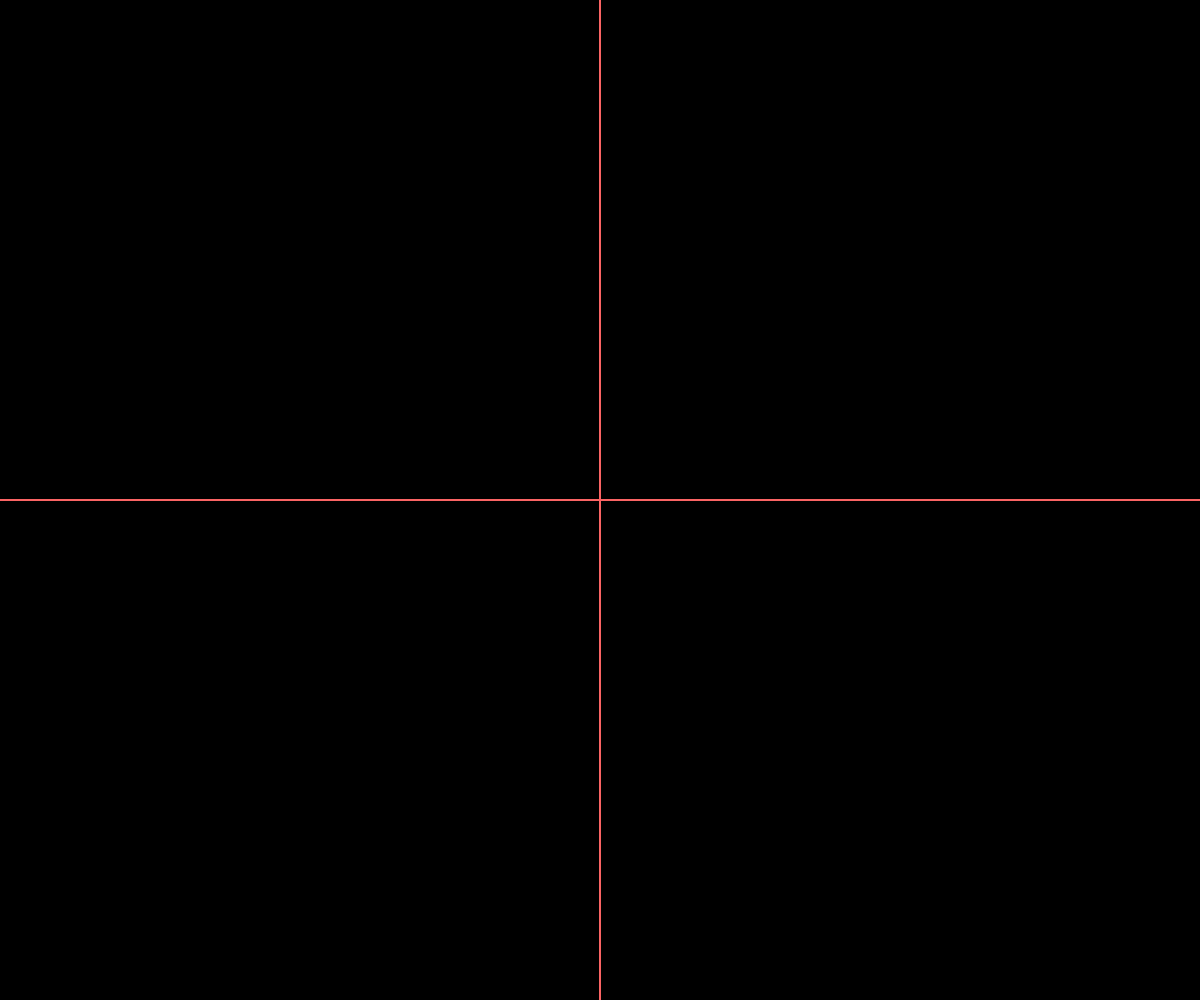
Frame 1 (no input)
Frame 60 (no input): identical to frame 1, image omitted
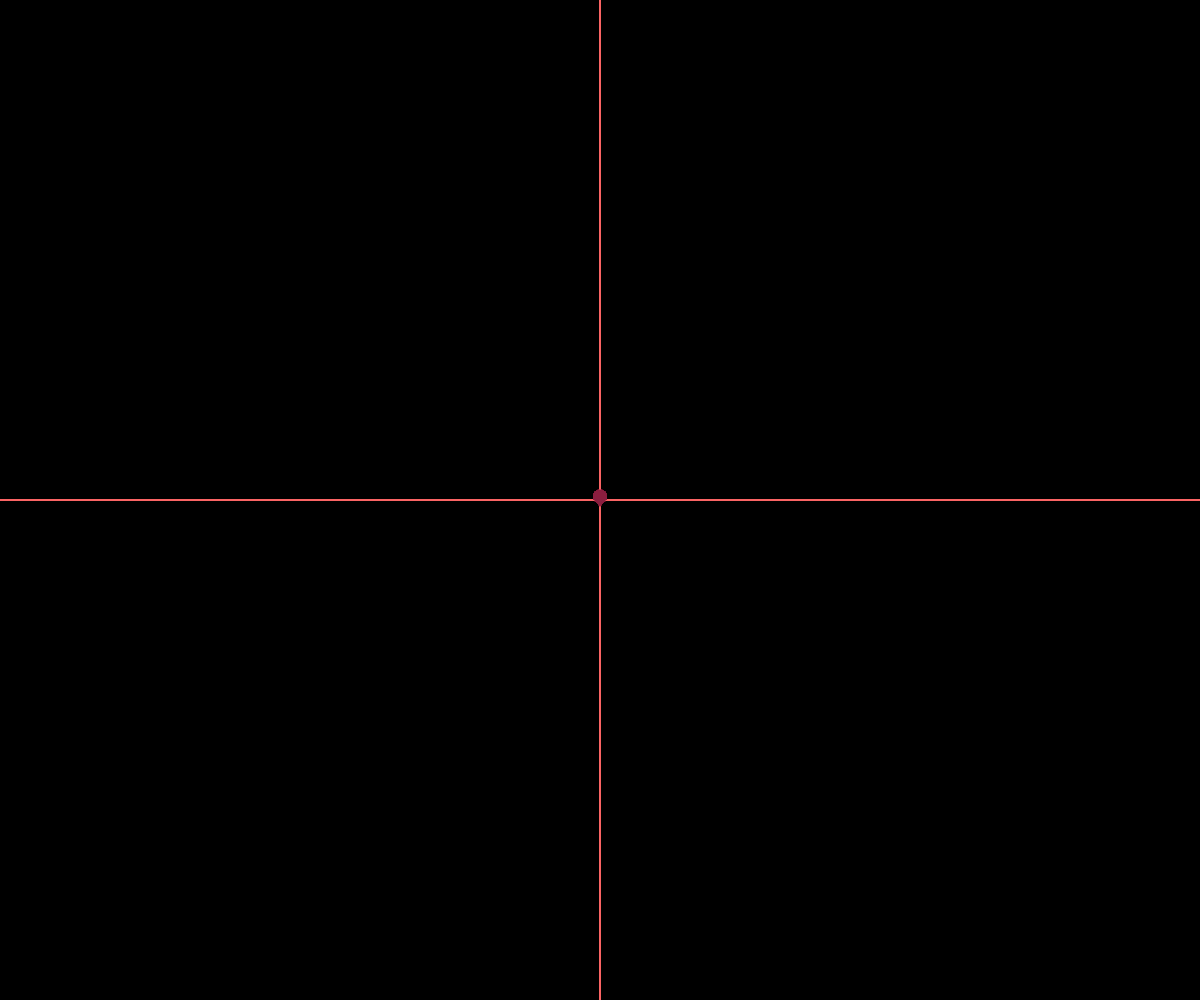
Frame 120 (the mouse pressed at the canvas centre since frame 60)

The p5.js sketch that drew these frames (run headless with seeded random() and noise() and a simulated clock; from frame 60 on, the mouse is pressed at the canvas centre):

// p5.js sketch
// ── sketch.js
let y = (x_, y_) => {
  return -3 * x_
}
let x = (x_, y_) => {
  return -y_
}

class Walker {
  constructor (x_, y_, c_ = 0xFFFFFF, s_ = 7, speed_ = 5) {
    this.x = x_
    this.y = y_
    this.size = s_
    this.color = c_
    this.speed = speed_
    this.nV = createVector(0, 0)
  }

  move (dx_, dy_) {
    this.nV.x = dx_(this.x, this.y)
    this.nV.y = dy_(this.x, this.y)
    this.nV.normalize() // Normalized Vector
    this.x += - this.speed * this.nV.x
    this.y += - this.speed * this.nV.y
  }

  draw () {
    fill(this.color)
    push()
    translate(width / 2, height / 2)
    translate(this.x, this.y)
    rotate(-atan2(-this.nV.x, -this.nV.y))
    circle(0, -this.size / 2, 2 * this.size)
    rect(-this.size, -this.size / 2, 2 * this.size, this.size / 2)
    triangle(-this.size, -this.size / 2, this.size, -this.size / 2, 0, this.size)
    pop()
  }
}

const colors = [
  '#8B1E3F', '#3C153B', '#89BD9E', '#F0C987', '#DB4C40', '#C78283', '#607196'
]
let currentColor = 0
const walkers = []
let SCALE = 1

function setup () {
  createCanvas(windowWidth, windowHeight)
  fill(250)
  background(0)
  noStroke()
}

function mousePressed () {
  walkers.push(new Walker(mouseX - width / 2, mouseY - height / 2, colors[currentColor]))
  currentColor = (currentColor >= colors.length - 2) ? 0 : currentColor + 1
}

function draw () {
  background(0, 5)
  strokeWeight(2)
  stroke(250, 100, 100)
  line(width / 2, 0, width / 2, height)
  line(0, height / 2, width, height / 2)
  noStroke()
  for (let i = 0; i < walkers.length; i++) {
    walkers[i].move(x, y)
    walkers[i].draw()
  }
  for (let i = 0; i < walkers.length; i++) {
    let cw = walkers[i]
    if (cw.x > 2 * width || cw.x < -2 * width || cw.y < -2 * height || cw.y > 2 * height) {
      walkers.splice(i, 1)
      i--
    }
  }
}

// ── DiffEquationFractal.js
// function lE (xn, r) {
//   return r * xn * (1 - xn)
// }
//
// function lEE (r_, i_) {
//   let ret = 0.8
//   for (let i = 0; i < i_; i++) {
//     ret = lE(ret, r_)
//   }
//   return ret
// }
//
// function setup () {
//   canv = createCanvas(windowWidth - 10, windowHeight)
//   noStroke()
// }
//
// let xp = 10
// let cl = 0.8
//
// function draw () {
//   if (cl < 0 || cl > height) cl = 0.8
//   fill(220, 50)
//   if (xp > width) xp = 10
//   cl = lE(cl, 4 * xp / width)
//   circle(xp += 10, height / 2 + 500 * cl, 20)
// }
function lE (xn, r) {
  return r * xn * (1 - xn)
}

function lEE (r_, i_) {
  let ret = 0.8
  for (let i = 0; i < i_; i++) {
    ret = lE(ret, r_)
  }
  return ret
}

function setup () {
  canv = createCanvas(windowWidth - 10, windowHeight)
  noStroke()
  background(0)
}

let l = 0.8
let R = 2
let xp = 0
let togl = false

function mousePressed () {
  background(0, 50)
  togl = togl ? false : true
}

function draw () {
  fill(250 * (1 - mouseX / width), 250 * mouseX / width, 220, 20)
  if (togl) {
    R = 3 * mouseX / width + 1
    l = 0.8 // comment for smooth switching
  }
  for (let i = 0; i < 50 + 50 * Math.random(); i++) {
    l = lE(l, R)
    if (i > 40) circle(mouseX, height * l, 5)
  }
}

// ── RandomColor.js
function setup () {
  createCanvas(windowWidth, windowHeight)
}
let k = 0
let goUp = true
function draw () {
  background(k)
  const ra = Math.random()
  k += goUp ? ra : -ra
  goUp = (k > 250 || k < 0) ? !goUp : goUp
}

// ── thm.js
// ________$$$$
// _______$$__$
// _______$___$$
// _______$___$$
// _______$$___$$
// ________$____$$
// ________$$____$$$
// _________$$_____$$
// _________$$______$$
// __________$_______$$
// ____$$$$$$$________$$
// __$$$_______________$$$$$$
// _$$____$$$$____________$$$
// _$___$$$__$$$____________$$ 14
// _$$________$$$____________$
// __$$____$$$$$$____________$
// __$$$$$$$____$$___________$
// __$$_______$$$$___________$
// ___$$$$$$$$$__$$_________$$ 19
// ____$________$$$$_____$$$$
// ____$$____$$$$$$____$$$$$$
// _____$$$$$$____$$__$$
// _______$_____$$$_$$$
// ________$$$$$$$$$$
        let 
       tmb={
       tb:''
       ,ls:[8
       ,4,'',
       7,2,2,1
        ,'',7,1,3
        ,2,'',7,1,
         3,2,'',7,2
    ,3,2,'',8,1,4,2,
  '',8,2,4,3,'',9,2,5
 ,2,'',9,2,6,2,'',10,1,
7,2,'',4,7,8,2,'',2,3,15
,6,'',1,2,4,4,12,3,'14',1,1
,3,3,2,3,12,2,'',1,2,8,3,12,1,'',
2,2,4,6,12,1,'',2,7,4,2,11,1,'',2
,2,7,4,11,1,'19',3,9,2,2,9,2,'',
 4,1,8,4,5,4,'',4,2,4,6,4,6,'',5,
 6,4,2,2,2,'',7,1,5,3,1,3,'',8,
  10,''],sp: (n,k)=>{while(n>0){
  n--;tmb.tb+=k}},ch: ()=>{let k
    =0,v=1;while(k<tmb.ls.length)
      {if(typeof tmb.ls[k]==
      'string')tmb.tb+='\n'
         ;else {tmb.sp(
          tmb.ls[k],

    v%2?'_':'$');v++};k++}
console.log(tmb.tb)}};tmb.ch();
